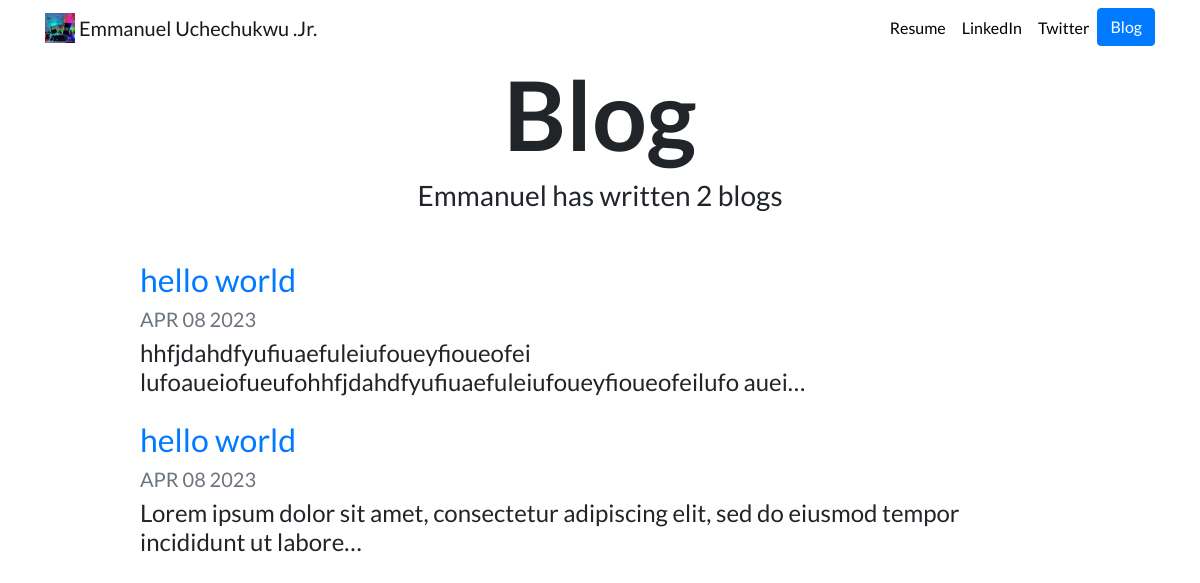
Screenshot of /blog/ with the database file from the repository.
### blog/models.py (models this page shows, shortened)
class Blog(models.Model):
    title = models.CharField(max_length=200)
    description = models.TextField()
    date = models.DateField()

### blog/views.py (the view)
# urls.py: path('', views.all_blogs, name='all_blogs'),
def all_blogs(request) :
    blogs = Blog.objects.order_by('-date')
    return render(request, 'blog/all_blogs.html', {'blogs':blogs})

### blog/templates/blog/all_blogs.html
{% extends "portfolio/base.html" %}
{% load static %}
{% block content %}
<h1 id="blogtitle" class="font-weight-bold text-center">Blog</h1>
<h3 class="text-center mb-5">Emmanuel has written {{ blogs.count }} blog{{ blogs.count|pluralize }}</h3>
{% for blog in blogs %}
<div class="row justify-content-center my-3">
  <div class="col-md-10">
    <a href="{% url 'blog:detail' blog.id %}">
      <h2>{{ blog.title }}</h2>
    </a>
    <h5 class="text-muted">{{ blog.date|date:'M d Y'|upper }}</h5>
    <h4>{{ blog.description|safe|truncatechars:100 }}</h4>
  </div>
</div>
{% endfor %}
{% endblock %}

### portfolio/static/portfolio/custom.css (style rules this page uses)
body { font-family: 'Lato', sans-serif; }
#blogtitle { font-size: 6rem; }

### rows the page displays
Blog: title "hello world", date "APR 08 2023", description "hhfjdahdfyufiuaefuleiufoueyfioueofei lufoaueiofueufohhfjdahdfyufiuaefuleiufoueyfioueofeilufo auei…"
Blog: title "hello world", date "APR 08 2023", description "Lorem ipsum dolor sit amet, consectetur adipiscing elit, sed do eiusmod tempor incididunt ut labore…"

### other values shown
{{ blogs.count }} "2"
